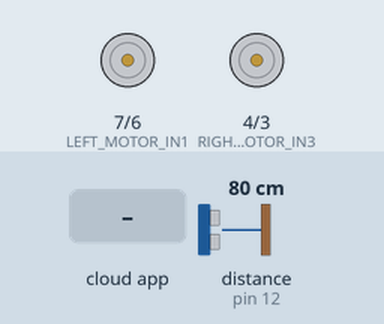
Simulated run of this sketch. Board: Arduino Uno, built with avr-gcc and run on an emulated ATmega328P. Shown: motor-driver pin pairs drawn as motors (green arrow = first pin HIGH = forward, orange = second pin HIGH = backward, longer = more drive, scaled by the enable pin). Wiring (inferred from the names in the program): ultrasonic range finder: trigger pin 13; echo pin 12. The inputs (shaded band) are chosen by the test bench; at power-on: distance to the obstacle (sensor on pin 12) 80 cm. The echo pulse lasts 58.3 µs per cm; the ROS host is connected and sends only what is stated.

Above: at 1.2 s.
1.3 s: the phone or cloud app sets linear.x to -100
At 1.7 s:
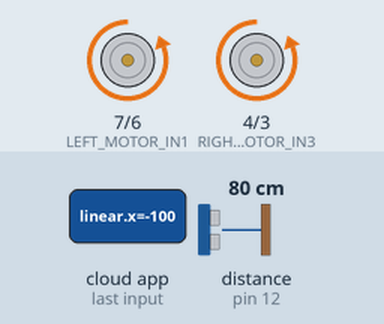
2.8 s: the phone or cloud app sets angular.z to -100
At 3.7 s:
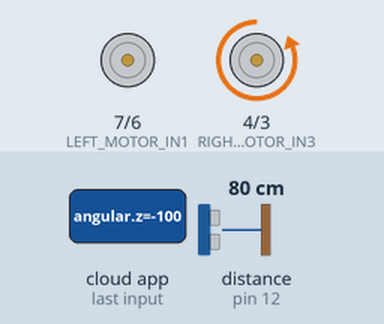
4.3 s: the phone or cloud app sets linear.x to 0
At 5.5 s:
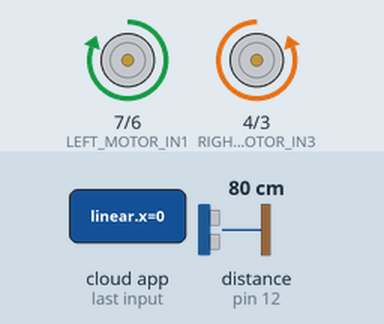
5.8 s: the phone or cloud app sets angular.z to 0
At 6.9 s:
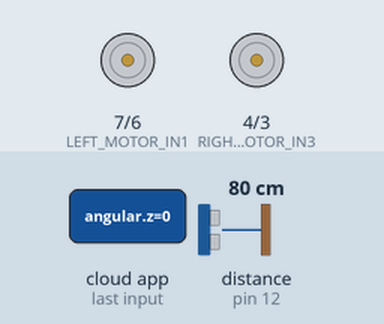
7.3 s: the phone or cloud app sets linear.x to 100
At 7.7 s:
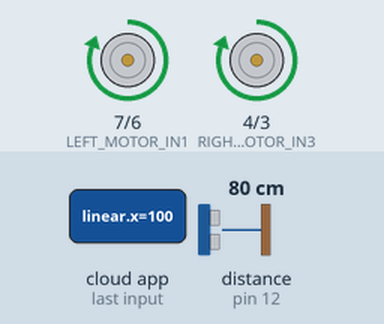
8.8 s: the phone or cloud app sets angular.z to 100
At 10.1 s:
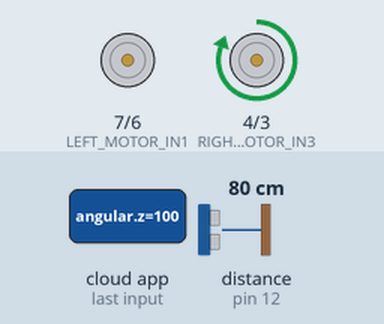
Timing chart, 0 to 11.3 s (numbered marks = the images above; inputs shaded):
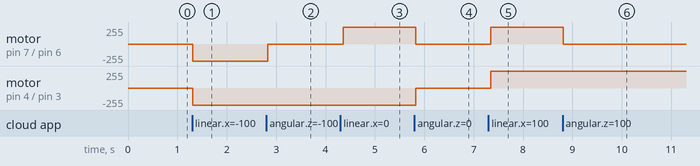

Measured:
- after the input at 1.3 s, motor on pin 7 (LEFT_MOTOR_IN1) / pin 6 (LEFT_MOTOR_IN2), motor on pin 4 (RIGHT_MOTOR_IN3) / pin 3 (RIGHT_MOTOR_IN4): stopped → backward 255/255 at once
- after the input at 2.8 s, motor on pin 7 (LEFT_MOTOR_IN1) / pin 6 (LEFT_MOTOR_IN2): backward 255/255 → stopped at once
- after the input at 4.3 s, motor on pin 7 (LEFT_MOTOR_IN1) / pin 6 (LEFT_MOTOR_IN2): stopped → forward 255/255 after 0.06 s
- after the input at 5.8 s, motor on pin 7 (LEFT_MOTOR_IN1) / pin 6 (LEFT_MOTOR_IN2): forward 255/255 → stopped at once; motor on pin 4 (RIGHT_MOTOR_IN3) / pin 3 (RIGHT_MOTOR_IN4): backward 255/255 → stopped at once
- after the input at 7.3 s, motor on pin 7 (LEFT_MOTOR_IN1) / pin 6 (LEFT_MOTOR_IN2), motor on pin 4 (RIGHT_MOTOR_IN3) / pin 3 (RIGHT_MOTOR_IN4): stopped → forward 255/255 after 0.05 s
- after the input at 8.8 s, motor on pin 7 (LEFT_MOTOR_IN1) / pin 6 (LEFT_MOTOR_IN2): forward 255/255 → stopped at once

The sketch:

tank_control.ino
```cpp
#include <ros.h>
#include <geometry_msgs/Twist.h>
#include <std_msgs/Bool.h>

//Motor Pins (Smartcar Shield)
#define LEFT_MOTOR_PWM 5   // ENA
#define RIGHT_MOTOR_PWM 11 // ENB
#define LEFT_MOTOR_IN1 7
#define LEFT_MOTOR_IN2 6
#define RIGHT_MOTOR_IN3 4
#define RIGHT_MOTOR_IN4 3

//Ultrasonic Sensor Pins (Smartcar Shield)
#define TRIG_PIN 13  // TRIG
#define ECHO_PIN 12  // ECHO

// ROS Node Handle
ros::NodeHandle nh;

// Distance threshold for detecting obstacle (in cm)
#define OBSTACLE_THRESHOLD 16

// Message to publish obstacle presence
std_msgs::Bool obstacle_msg;
ros::Publisher obstacle_pub("in_range", &obstacle_msg);

// Function to map velocity to PWM
int velocityToPWM(float vel) {
    return constrain(abs(vel) * 255, 0, 255);
}

// Manual function to read distance from ultrasonic sensor
long readUltrasonicDistance() {
    digitalWrite(TRIG_PIN, LOW);
    delayMicroseconds(2);
    digitalWrite(TRIG_PIN, HIGH);
    delayMicroseconds(10);
    digitalWrite(TRIG_PIN, LOW);

    long duration = pulseIn(ECHO_PIN, HIGH, 30000); // timeout after 30ms
    if (duration == 0) {
        return 999; // No valid reading
    }

    long distance = duration / 58.0; // Convert duration to cm
    return distance;
}

// Function to handle incoming Twist messages
void cmdVelCallback(const geometry_msgs::Twist &msg) {
    float linear_x = msg.linear.x;
    float angular_z = msg.angular.z;

    // Compute motor speeds
    float left_speed = linear_x - angular_z;
    float right_speed = linear_x + angular_z;

    int left_pwm = velocityToPWM(left_speed);
    int right_pwm = velocityToPWM(right_speed);

    // Set motor directions
    if (left_speed > 0) {
        digitalWrite(LEFT_MOTOR_IN1, HIGH);
        digitalWrite(LEFT_MOTOR_IN2, LOW);
    } else {
        digitalWrite(LEFT_MOTOR_IN1, LOW);
        digitalWrite(LEFT_MOTOR_IN2, HIGH);
    }

    if (right_speed > 0) {
        digitalWrite(RIGHT_MOTOR_IN3, HIGH);
        digitalWrite(RIGHT_MOTOR_IN4, LOW);
    } else {
        digitalWrite(RIGHT_MOTOR_IN3, LOW);
        digitalWrite(RIGHT_MOTOR_IN4, HIGH);
    }

    // Set motor speeds (PWM)
    analogWrite(LEFT_MOTOR_PWM, left_pwm);
    analogWrite(RIGHT_MOTOR_PWM, right_pwm);
}

// ROS Subscriber
ros::Subscriber<geometry_msgs::Twist> sub("/cmd_vel", &cmdVelCallback);

void setup() {
    nh.getHardware()->setBaud(57600);
    nh.initNode();
    nh.subscribe(sub);
    nh.advertise(obstacle_pub);

    // Motor pin modes
    pinMode(LEFT_MOTOR_PWM, OUTPUT);
    pinMode(RIGHT_MOTOR_PWM, OUTPUT);
    pinMode(LEFT_MOTOR_IN1, OUTPUT);
    pinMode(LEFT_MOTOR_IN2, OUTPUT);
    pinMode(RIGHT_MOTOR_IN3, OUTPUT);
    pinMode(RIGHT_MOTOR_IN4, OUTPUT);

    // Ultrasonic sensor pin modes
    pinMode(TRIG_PIN, OUTPUT);
    pinMode(ECHO_PIN, INPUT);

    // Setup Serial Monitor
    //Serial.begin(115200);
    while (!Serial); // Wait for Serial to be ready

    // Stop motors initially
    digitalWrite(LEFT_MOTOR_IN1, LOW);
    digitalWrite(LEFT_MOTOR_IN2, LOW);
    digitalWrite(RIGHT_MOTOR_IN3, LOW);
    digitalWrite(RIGHT_MOTOR_IN4, LOW);

    Serial.println("Tank Control with Ultrasonic Sensor Initialized.");
}

void loop() {
    // Read ultrasonic sensor
    long distance = readUltrasonicDistance();

    // Print distance to Serial Monitor
    Serial.print("Distance: ");
    Serial.print(distance);
    Serial.println(" cm");

    // Publish obstacle message
    if (distance > 0 && distance < OBSTACLE_THRESHOLD) {
        obstacle_msg.data = true;
    } else {
        obstacle_msg.data = false;
    }
    obstacle_pub.publish(&obstacle_msg);

    nh.spinOnce();
    delay(50);  // Small delay to avoid flooding ROS
}
```
